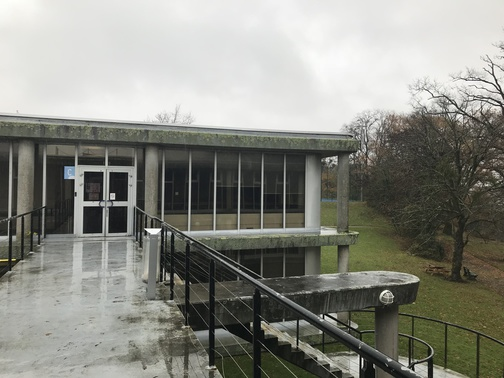
#> input picture TP5/IMG_1_reduced.jpg, 504 x 378 px, found by its file name
$ python imageStitching.py
#> lines starting #> are read from the running program, lines starting #| are printed output that depends on the picture
import cv2 as cv
import sys
import numpy as np
from argparse import ArgumentParser, ArgumentDefaultsHelpFormatter

# Keycode definitions
ESC_KEY = 27
Q_KEY = 113


def parse_command_line_arguments():# Parse command line arguments
    parser = ArgumentParser(formatter_class=ArgumentDefaultsHelpFormatter)
    parser.add_argument("-k", "--kp", default="SIFT", help="key point (or corner) detector: GFTT ORB SIFT ")
    parser.add_argument("-n", "--nbKp", default=500, type=int, help="Number of key point required (if configurable) ")
    parser.add_argument("-d", "--descriptor", default=True, type=bool, help="compute descriptor associated with detector (if available)")
    parser.add_argument("-m", "--matching", default="NORM_L1", help="Brute Force norm: NORM_L1, NORM_L2, NORM_HAMMING, NORM_HAMMING2")
    parser.add_argument("-i1", "--image1", default="TP5/IMG_1_reduced.jpg", help="path to image1")
    parser.add_argument("-i2", "--image2", default="TP5/IMG_2_reduced.jpg", help="path to image2")
    # other argument may need to be added
    return parser

def test_load_image(img):
    if img is None or img.size == 0 or (img.shape[0] == 0) or (img.shape[1] == 0):
        print("Could not load image !")
        print("Exiting now...")
        exit(1)

def load_gray_image(path):
#> called with path = 'TP5/IMG_1_reduced.jpg'
    if(path != None):
        img = cv.imread(path)
#> img is the input picture: shape (378, 504, 3); mean B, G, R 129.7, 137.6, 136.9
        test_load_image(img)
        gray= cv.cvtColor(img,cv.COLOR_BGR2GRAY)
#> call 2 of load_gray_image, with path = 'TP5/IMG_2_reduced.jpg'
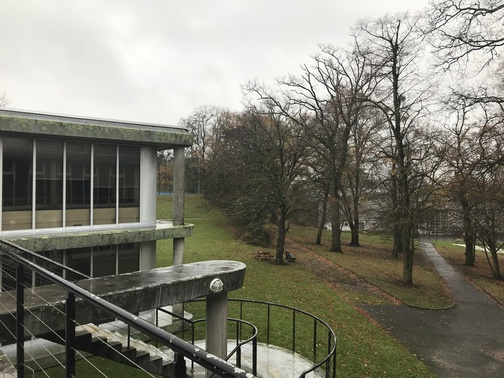
#> input picture TP5/IMG_2_reduced.jpg, 504 x 378 px, found by its file name
#> in load_gray_image, img is the input picture: shape (378, 504, 3); mean B, G, R 114.7, 126.4, 127.5
#> in load_gray_image (call 2), `gray= cv.cvtColor(img,cv.COLOR_BGR2GRAY)`:
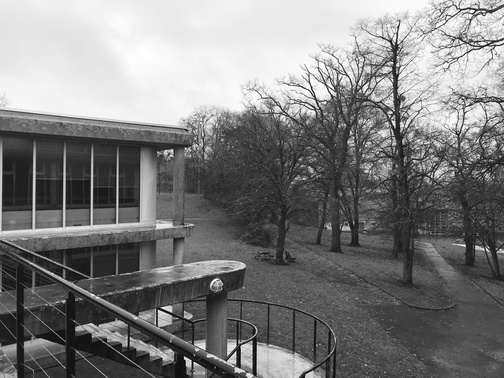
#> gray: shape (378, 504); min 1, max 255, mean 125.4
    else:
        img = None
        gray = None
    return img, gray

def display_image(img, image_window_name):
    cv.namedWindow(image_window_name)
    cv.imshow(image_window_name, img)

def feature_detector(type, gray, nb):
    if gray is not None :
        match type :
            case "GFTT":
                 # TODO
                print("not implemented yet")
                sys.exit(1)
            case "ORB":
                orb = cv.ORB_create(nb)
                kp = orb.detect(gray, None)
            case _:
                sift = cv.SIFT_create(nb)
                kp=sift.detect(gray, None)
    else:
        kp =  None
    return kp

def feature_extractor(type, img, kp):
    desc = None
    if type == "SIFT":
        sift = cv.SIFT_create()
        kp, desc = sift.compute(img, kp)
    elif type == "ORB":
        orb = cv.ORB_create()
        kp, desc = orb.compute(img, kp)
    elif type == "GFTT":
        # GFTT does not have a built-in descriptor, you might want to use another method or create a custom one
        # Here, we just return the keypoints without descriptors
        pass
    return desc

def calculate_homography(kp1, kp2, matches):
    dst_pts = np.float32([kp1[m[0].queryIdx].pt for m in matches]).reshape(-1, 1, 2)
    src_pts = np.float32([kp2[m[0].trainIdx].pt for m in matches]).reshape(-1, 1, 2)

    H, _ = cv.findHomography(src_pts, dst_pts, cv.RANSAC)
    return H

def warp_and_stitch(img1, img2, H):
    result = cv.warpPerspective(img2, H, (img2.shape[1] + img1.shape[1], img2.shape[0]))
    result[0:img1.shape[0], 0:img1.shape[1]] = img1

    return result

def main():

    parser = parse_command_line_arguments()
    args = vars(parser.parse_args())

    # Load, transform to gray the 2 input images
    print("load image 1")
    img1, gray1 = load_gray_image(args["image1"])
    print("load image 2")
    img2, gray2 = load_gray_image(args["image2"])

    # displays the 2 input images
    if img1 is not None : display_image(img1, "Image 1")
    if img2 is not None : display_image(img2, "Image 2")

    # Apply the choosen feature detector
    print(args["kp"]+" detector")

    kp1 = feature_detector(args["kp"], gray1, args["nbKp"])
#> kp1 = 500 keypoints; strongest (x, y, size): (413, 369, 1.9), (149, 230, 3.3), (456, 105, 2), (147, 230, 2.2)
    desc1 = feature_extractor(args["kp"], gray1, kp1)
#> in feature_extractor, `kp, desc = sift.compute(img, kp)`: kp has the same summary as kp1 in main
    if img2 is not None:
        kp2 = feature_detector(args["kp"], gray2, args["nbKp"])
#> kp2 = 500 keypoints; strongest (x, y, size): (185, 358, 2), (472, 11, 2.1), (394, 123, 2.6), (188, 362, 4.8)
        desc2 = feature_extractor(args["kp"], gray2, kp2)
#> in feature_extractor (call 2), `kp, desc = sift.compute(img, kp)`: kp has the same summary as kp2 in main

    # Display the keyPoint on the input images
    img_kp1=cv.drawKeypoints(gray1,kp1,img1)
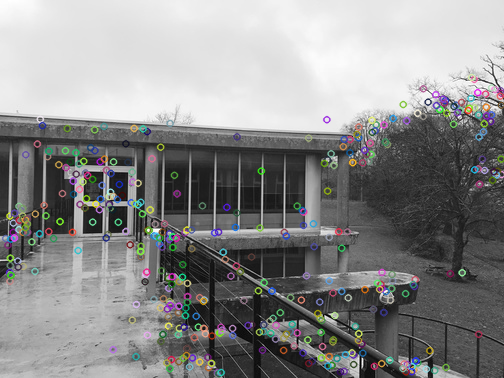
#> img_kp1: shape (378, 504, 3); mean B, G, R 137.7, 137.9, 137.7
    if img2 is not None: img_kp2=cv.drawKeypoints(gray2,kp2,img2)
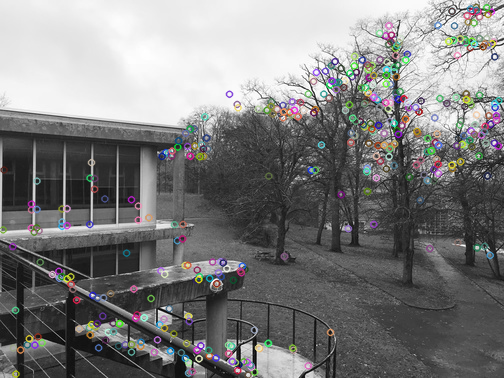
#> img_kp2: shape (378, 504, 3); mean B, G, R 125.1, 125.1, 125.3

    display_image(img_kp1, "Image 1 "+args["kp"])
    if img2 is not None : display_image(img_kp2, "Image 2 "+args["kp"])

    # code to complete (using functions):
    # - to extract feature and compute descriptor with ORB and SIFT
    # - to calculate brute force matching between descriptor using different norms
    # - to calculate and apply homography
    # - to stich and display resulting image

    # match
    bf = cv.BFMatcher(cv.NORM_L2, crossCheck=True)
    # Match descriptors.
    matches = bf.match(desc1,desc2)
#> matches = 185 matches
    # Sort them in the order of their distance.
    matches = sorted(matches, key = lambda x:x.distance)
    # Draw first 10 matches.
    res = cv.drawMatches(img1,kp1,img2,kp2,matches[:100],None,flags=cv.DrawMatchesFlags_NOT_DRAW_SINGLE_POINTS)
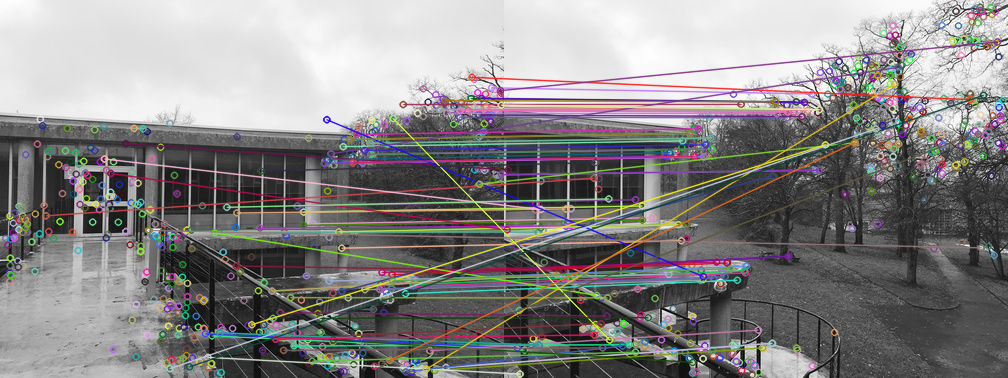
#> res: shape (378, 1008, 3); mean B, G, R 133.1, 133.1, 135.4
    display_image(res, "matches 1")

    # KNN match
    bf = cv.BFMatcher()
    knn_matches = bf.knnMatch(desc1,desc2, k=2)
#> knn_matches = 500 matches
    matches = []
    for m,n in knn_matches:
        if m.distance < 0.75*n.distance:
            matches.append([m])
#> after the loop, matches = 71 matches
    res = cv.drawMatchesKnn(img1,kp1,img2,kp2,matches,None,flags=2)
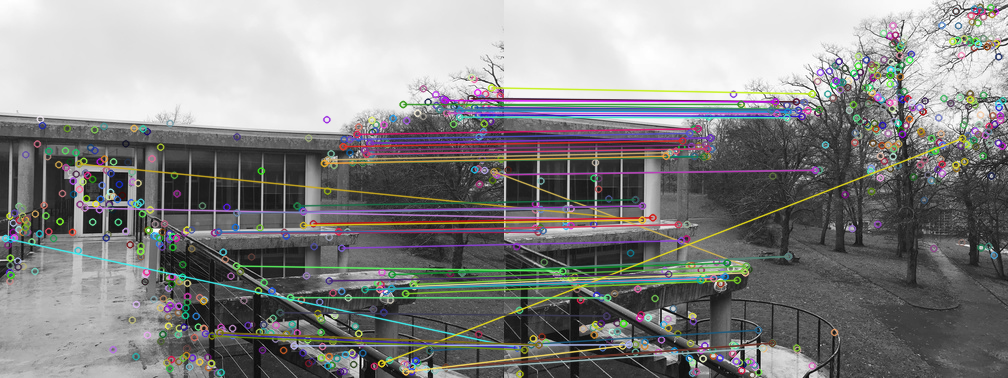
#> res: shape (378, 1008, 3); mean B, G, R 132.4, 132.9, 133.2
    display_image(res, "matches 2 knn")

    H = calculate_homography(kp1, kp2, matches)
#> in calculate_homography, `dst_pts = np.float32([kp1[m[0].queryIdx].pt for m in matches]).reshape..`: dst_pts = 71 rows, first 8: [501.1, 174.1], [5.19, 238], [500.8, 104.7], [495.9, 174.4], [493.5, 171.3], [491.2, 87.35], [485.8, 106.7], [481.2, 97.87]
#> in calculate_homography, `src_pts = np.float32([kp2[m[0].trainIdx].pt for m in matches]).reshape..`: src_pts = 71 rows, first 8: [314.9, 169.7], [12.85, 347.5], [314.9, 109.2], [310.8, 169.7], [241.9, 265.7], [307.9, 93.41], [303.4, 110], [300, 101.9]
#> in calculate_homography, `H, _ = cv.findHomography(src_pts, dst_pts, cv.RANSAC)`: H = [[0.618, 0.0318, 179.6], [-0.145, 0.884, 28.19], [-0.000789, 2.75e-05, 1]]
    print(H)
#| [[ 6.18032722e-01  3.17914522e-02  1.79593181e+02]
#|  [-1.44990717e-01  8.83849596e-01  2.81917180e+01]
#|  [-7.89451421e-04  2.74686537e-05  1.00000000e+00]]
    img1, gray1 = load_gray_image(args["image1"])
    img2, gray2 = load_gray_image(args["image2"])
    panorama = warp_and_stitch(img1, img2, H)
#> in warp_and_stitch, `result[0:img1.shape[0], 0:img1.shape[1]] = img1`:
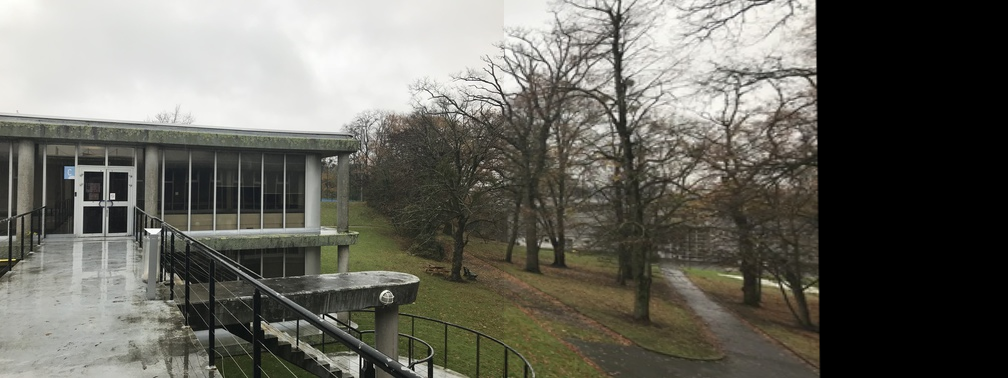
#> result: shape (378, 1008, 3); mean B, G, R 96.2, 103.9, 105
    display_image(panorama, "Panorama")

    # waiting for user action
    key = 0
    while key != ESC_KEY and key!= Q_KEY :
        key = cv.waitKey(1)
#> (key Esc is pressed here)

    # Destroying all OpenCV windows
    cv.destroyAllWindows()

if __name__ == "__main__":
    main()
